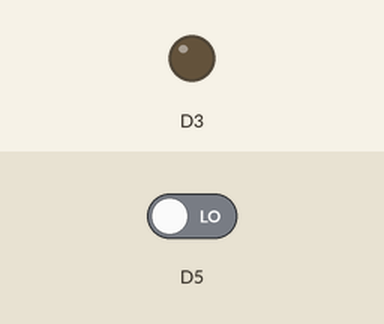
This sketch was run on a simulated ESP8266 (NodeMCU). Parts: output pins drawn as LEDs (lit = HIGH). Inputs (shaded band) come from the test bench; at power-on: D5 LOW. WiFi joins after 1.5 s; servers stay silent unless stated; what the sketch prints to the serial monitor is not drawn.

Above: at 0.1 s.
At 1.9 s:
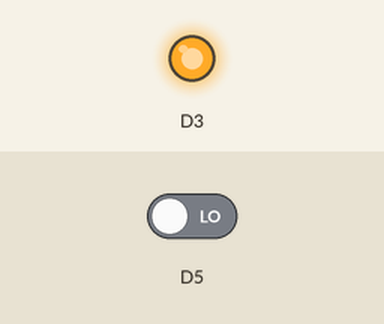
Timing chart, 0 to 3.4 s (numbered marks = the images above):
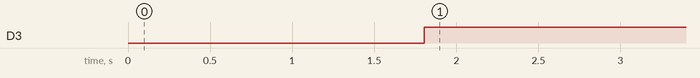

Measured:
- by itself, D3: LOW → HIGH at 1.8 s

The sketch:

ESP8266_Standalone.ino
```cpp
// (licence header left out)
/* Comment this out to disable prints and save space */
#define BLYNK_PRINT Serial

/* Fill in information from Blynk Device Info here */
//#define BLYNK_TEMPLATE_ID           "TMPxxxxxx"
//#define BLYNK_TEMPLATE_NAME         "Device"
//#define BLYNK_AUTH_TOKEN            "YourAuthToken"

#define BLYNK_TEMPLATE_ID "TMPL3zCzXgoN0"
#define BLYNK_TEMPLATE_NAME "sensorSwitch"
#define BLYNK_AUTH_TOKEN "LimKqtkU5VsfXPZ32fFYIiVG2WS4nKcd"

#include <ESP8266WiFi.h>
#include <BlynkSimpleEsp8266.h>

// Your WiFi credentials.
// Set password to "" for open networks.
char ssid[] = "A-308";
char pass[] = "dietdu@2024";

void setup()
{
  // Debug console
  Serial.begin(9600);
  pinMode(D3, OUTPUT);
  pinMode(D5, INPUT);
  Blynk.begin(BLYNK_AUTH_TOKEN, ssid, pass);
}

void loop()
{
  Blynk.run();

  digitalWrite(D3, LOW);
  delayMicroseconds(5);
  digitalWrite(D3, HIGH);
  delayMicroseconds(10);

  long int duration=pulseIn(D5,HIGH);
  float cm=0.0343*duration;

  Serial.print(cm);

  Blynk.virtualWrite(V0, cm);

}
```
